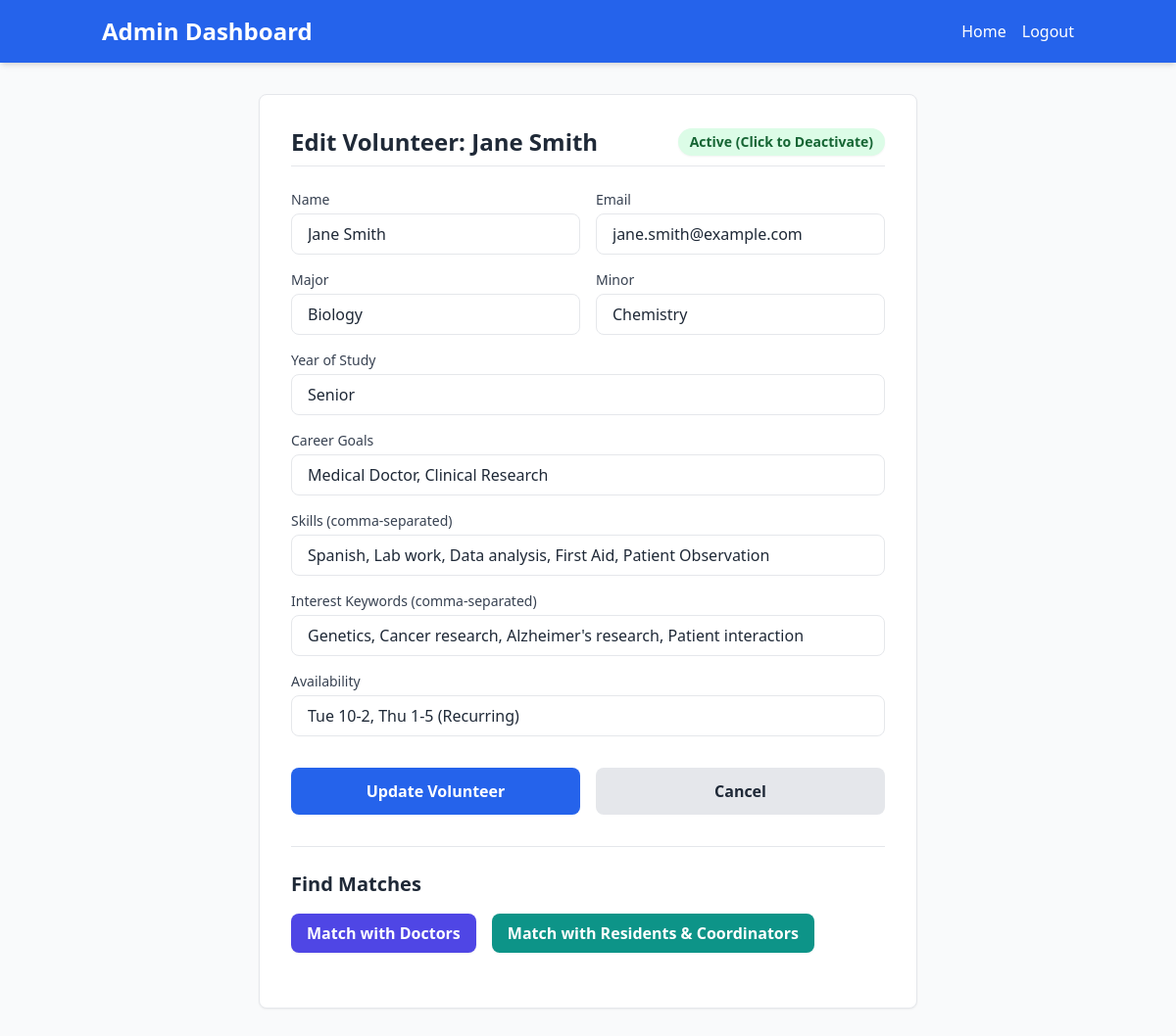
The app's page /admin/volunteer/3 (signed in) with its own data.
### app/models.py (models this page shows, shortened)
class User(UserMixin, db.Model):
    id = db.Column(db.Integer, primary_key=True)
    name = db.Column(db.String(64), index=True, unique=True)
    email = db.Column(db.String(120), index=True, unique=True)
    password_hash = db.Column(db.String(128))
    role = db.Column(db.String(10), index=True, default='user')
    is_active = db.Column(db.Boolean, default=True)
    linked_status = db.Column(db.String(256), nullable=True)

class Volunteer(User):
    __tablename__ = 'volunteer'
    id = db.Column(db.Integer, db.ForeignKey('user.id'), primary_key=True)
    major = db.Column(db.String(64))
    minor = db.Column(db.String(64))
    year_of_study = db.Column(db.String(64))
    career_goals = db.Column(db.String(256))
    skills = db.Column(db.String(256))
    interest_keywords = db.Column(db.String(256))
    availability = db.Column(db.String(256))

### app/routes.py (the view, shortened to what this page needs)
@app.route('/admin/volunteer/<int:id>', methods=['GET', 'POST'])
@login_required
@admin_required
def edit_volunteer(id):
    volunteer = Volunteer.query.get(id)
    if not volunteer:
        flash('Volunteer not found.')
        return redirect(url_for('index'))
    return render_template('edit_volunteer.html', volunteer=volunteer)

### app/models.py (called while the page is built)
@login.user_loader
def load_user(id):
    return User.query.get(int(id))

### app/routes.py (called while the page is built)
def admin_required(f):
    @wraps(f)
    def decorated_function(*args, **kwargs):
        if not current_user.is_authenticated or current_user.role != 'admin':
            flash('You do not have permission to access this page.')
            return redirect(url_for('index'))
        return f(*args, **kwargs)
    return decorated_function

### app/templates/edit_volunteer.html (shortened to what this page needs)
<!DOCTYPE html>
<html lang="en">
<head>
    <script src="https://cdn.tailwindcss.com"></script>
</head>
<body class="bg-gray-50 text-gray-800 font-sans min-h-screen flex flex-col">
    <header class="bg-blue-600 text-white shadow-md">
        <div class="container mx-auto px-4 py-4 flex justify-between items-center">
            <h1 class="text-2xl font-bold">Admin Dashboard</h1>
            <nav class="flex space-x-4">
                <a href="{{ url_for('index') }}" class="hover:text-blue-200 transition">Home</a>
                <a href="{{ url_for('logout') }}" class="hover:text-blue-200 transition">Logout</a>
            </nav>
        </div>
    </header>
    <main class="flex-grow container mx-auto px-4 py-8">
        <div class="max-w-2xl mx-auto bg-white p-8 rounded-lg shadow-sm border border-gray-200">
            <div class="flex justify-between items-center mb-6 border-b pb-2">
                <h2 class="text-2xl font-bold text-gray-800">Edit Volunteer: {{ volunteer.name }}</h2>
                <form method="post"
                    action="{{ url_for('toggle_active', entity_type='volunteer', user_id=volunteer.id) }}">
                    <button type="submit"
                        class="px-3 py-1 text-sm font-semibold rounded-full {{ 'bg-green-100 text-green-800 hover:bg-green-200' if volunteer.is_active else 'bg-gray-100 text-gray-800 hover:bg-gray-200' }} shadow-sm transition">
                        {{ 'Active (Click to Deactivate)' if volunteer.is_active else 'Inactive (Click to Activate)' }}
                    </button>
                </form>
            </div>
            <form method="post" class="space-y-4">
                <div class="grid grid-cols-1 md:grid-cols-2 gap-4">
                    <div>
                        <label class="block text-sm font-medium text-gray-700 mb-1">Name</label>
                        <input type="text" name="name" placeholder="Name" value="{{ volunteer.name }}" required
                            class="w-full px-4 py-2 border rounded-lg focus:outline-none focus:ring-2 focus:ring-blue-500">
                    </div>
                    <div>
                        <label class="block text-sm font-medium text-gray-700 mb-1">Email</label>
                        <input type="email" name="email" placeholder="Email" value="{{ volunteer.email }}" required
                            class="w-full px-4 py-2 border rounded-lg focus:outline-none focus:ring-2 focus:ring-blue-500">
                    </div>
                </div>
                <div class="grid grid-cols-1 md:grid-cols-2 gap-4">
                    <div>
                        <label class="block text-sm font-medium text-gray-700 mb-1">Major</label>
                        <input type="text" name="major" placeholder="Major"
                            value="{{ volunteer.major if volunteer.major else '' }}"
                            class="w-full px-4 py-2 border rounded-lg focus:outline-none focus:ring-2 focus:ring-blue-500">
                    </div>
                    <div>
                        <label class="block text-sm font-medium text-gray-700 mb-1">Minor</label>
                        <input type="text" name="minor" placeholder="Minor"
                            value="{{ volunteer.minor if volunteer.minor else '' }}"
                            class="w-full px-4 py-2 border rounded-lg focus:outline-none focus:ring-2 focus:ring-blue-500">
                    </div>
                </div>
                <div>
                    <label class="block text-sm font-medium text-gray-700 mb-1">Year of Study</label>
                    <input type="text" name="year_of_study" placeholder="Year of Study"
                        value="{{ volunteer.year_of_study if volunteer.year_of_study else '' }}"
                        class="w-full px-4 py-2 border rounded-lg focus:outline-none focus:ring-2 focus:ring-blue-500">
                </div>
                <div>
                    <label class="block text-sm font-medium text-gray-700 mb-1">Career Goals</label>
                    <input type="text" name="career_goals" placeholder="Career Goals"
                        value="{{ volunteer.career_goals if volunteer.career_goals else '' }}"
                        class="w-full px-4 py-2 border rounded-lg focus:outline-none focus:ring-2 focus:ring-blue-500">
                </div>
                <div>
                    <label class="block text-sm font-medium text-gray-700 mb-1">Skills (comma-separated)</label>
                    <input type="text" name="skills" placeholder="Skills"
                        value="{{ volunteer.skills if volunteer.skills else '' }}"
                        class="w-full px-4 py-2 border rounded-lg focus:outline-none focus:ring-2 focus:ring-blue-500">
                </div>
                <div>
                    <label class="block text-sm font-medium text-gray-700 mb-1">Interest Keywords
                        (comma-separated)</label>
                    <input type="text" name="interest_keywords" placeholder="Interest Keywords"
                        value="{{ volunteer.interest_keywords if volunteer.interest_keywords else '' }}"
                        class="w-full px-4 py-2 border rounded-lg focus:outline-none focus:ring-2 focus:ring-blue-500">
                </div>
                <div>
                    <label class="block text-sm font-medium text-gray-700 mb-1">Availability</label>
                    <input type="text" name="availability" placeholder="Availability"
                        value="{{ volunteer.availability if volunteer.availability else '' }}"
                        class="w-full px-4 py-2 border rounded-lg focus:outline-none focus:ring-2 focus:ring-blue-500">
                </div>
                <div class="pt-4 flex space-x-4">
                    <button type="submit"
                        class="w-full bg-blue-600 text-white py-3 rounded-lg font-semibold hover:bg-blue-700 transition">Update
                        Volunteer</button>
                    <a href="{{ url_for('index') }}"
                        class="w-full bg-gray-200 text-gray-800 py-3 rounded-lg font-semibold hover:bg-gray-300 transition text-center flex items-center justify-center">Cancel</a>
                </div>
            </form>
            <div class="mt-8 border-t border-gray-200 pt-6">
                <h3 class="text-xl font-bold mb-4 text-gray-800">Find Matches</h3>
                <div class="flex flex-col sm:flex-row space-y-3 sm:space-y-0 sm:space-x-4 mb-6">
                    <button type="button" id="btn-match-doctors"
                        class="bg-indigo-600 text-white px-4 py-2 rounded-lg font-semibold hover:bg-indigo-700 transition w-full sm:w-auto shadow-sm">Match
                        with Doctors</button>
                    <button type="button" id="btn-match-residents"
                        class="bg-teal-600 text-white px-4 py-2 rounded-lg font-semibold hover:bg-teal-700 transition w-full sm:w-auto shadow-sm">Match
                        with Residents & Coordinators</button>
                </div>
            </div>
        </div>
    </main>
</body>
</html>

### records on screen
User: name "Jane Smith", is_active "Active (Click to Deactivate)", email "jane.smith@example.com"
Volunteer: major "Biology", minor "Chemistry", year_of_study "Senior", career_goals "Medical Doctor, Clinical Research", skills "Spanish, Lab work, Data analysis, First Aid, Patient Observation", interest_keywords "Genetics, Cancer research, Alzheimer's research, Patient interaction", availability "Tue 10-2, Thu 1-5 (Recurring)"
